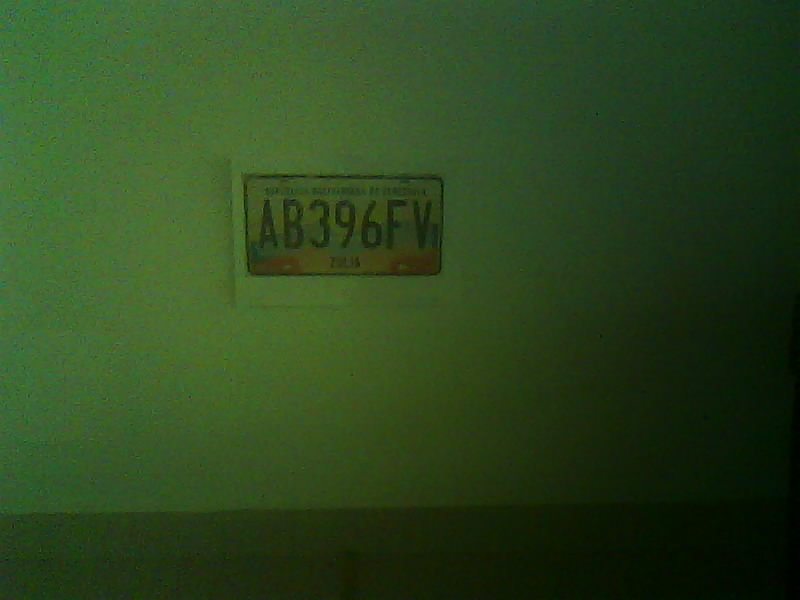
#> input picture dj_estacionamiento/media/vigilancia/picture3.jpg, 800 x 600 px, found by its file name
$ python t1.py
#> lines starting #> are read from the running program, lines starting #| are printed output that depends on the picture; after the words box and inside, x2 and y2 are one past the last pixel; in counts of white or black regions, pixels touching at a corner belong together
'''
Test Open cv
'''
import cv2
import pytesseract


imagen = cv2.imread("/Users/hernanr/myCode/Robotica/EstacionamientoESP32/dj_estacionamiento/media/vigilancia/picture3.jpg")  # leer imagenro
#> imagen is the input picture: shape (600, 800, 3); mean B, G, R 30.6, 69.7, 44.4
# Redimensionar la imagen para acelerar el procesamiento
imagen = cv2.resize(imagen, (600, 400), fx=0.5, fy=0.5)
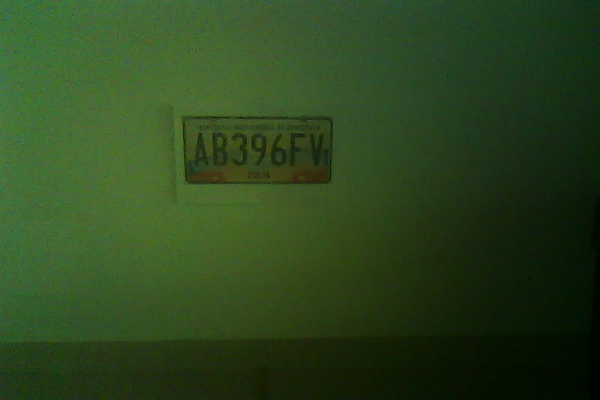
#> imagen: shape (400, 600, 3); mean B, G, R 30.5, 69.6, 44.4
gris = cv2.cvtColor(imagen, cv2.COLOR_BGR2GRAY)  # covertia a escala de grises
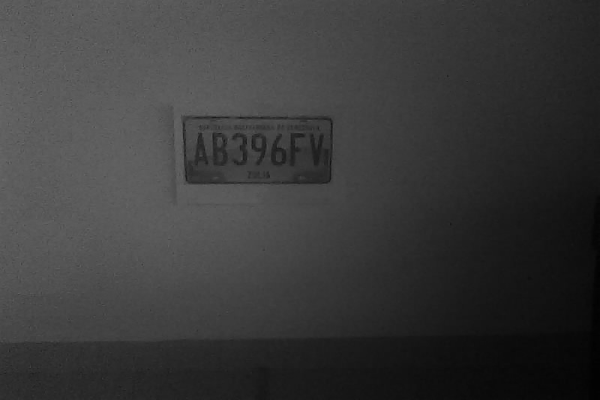
#> gris: shape (400, 600); min 2, max 107, mean 57.6
filtro = cv2.blur(
    gris, (2, 2), True
)  # disminuir ruido escala de grises con menos brillo
# cv2.imshow("filtro", filtro)
borde = cv2.Canny(
    filtro, 10, 40
)  # 10,40 detectar las lineas de bordes, umbral 150-200 (picture6(100-200))
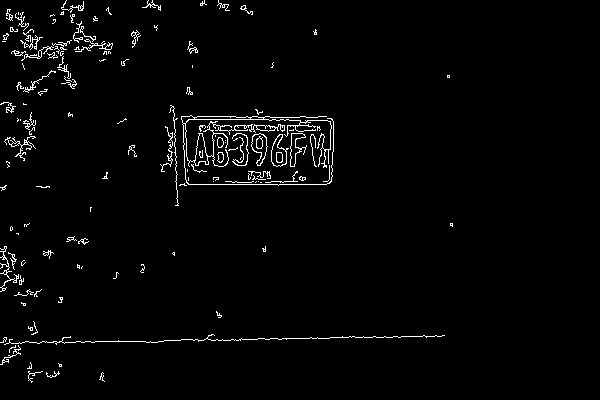
#> borde: shape (400, 600); 2.3% white in thin lines or dots, all inside (x1, y1, x2, y2) = (0, 0, 453, 383)
# cv2.imshow("bordes", borde)
dilat = cv2.dilate(
    borde, (1, 1), iterations=1
)  # dilatacion de las lineas de bordes es igual a mas gruesas
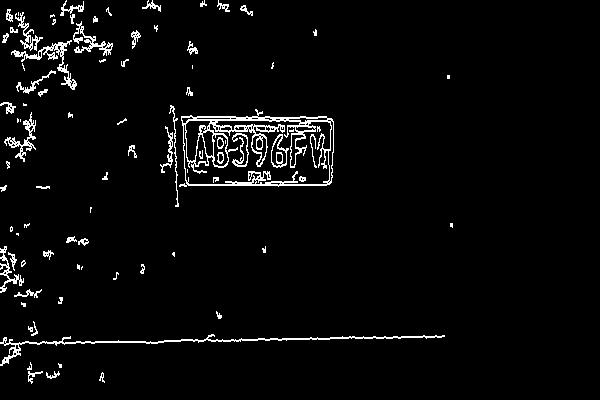
#> dilat: shape (400, 600); 3.7% white in thin lines or dots, all inside (x1, y1, x2, y2) = (0, 0, 453, 384)
# cv2.imshow("dilatacion", dilat)
contorno, _ = cv2.findContours(
    dilat, cv2.RETR_LIST, cv2.CHAIN_APPROX_SIMPLE
)  # (dilat, cv2.RETR_LIST, cv2.CHAIN_APPROX_SIMPLE) encontrar todos los contornos
#> contorno = 276 contours, 220 with area under 20; largest, box (x1, y1, x2, y2) and area: (179, 109, 334, 187) 10194, (183, 120, 332, 185) 6216, (0, 334, 445, 366) 604, (185, 120, 211, 162) 524, (212, 134, 229, 167) 406
# cv2.drawContours(imagen,contorno,-1,(255,0,0),2)
for c in contorno:  # verificar cada contorno
    area = cv2.contourArea(c)  # determinar area de cada contorno
    x, y, w, h = cv2.boundingRect(
        c
    )  # es obtienen los puntos del contorno para delimitando rectangulo
    epsilon = 0.06 * cv2.arcLength(c, True)
    aprox = cv2.approxPolyDP(
        c, epsilon, True
    )  # almacena el numero de vertices del contorno
    if (
        len(aprox) == 4 and area > 1000
    ):  # condicion de 4 vertices y area de placa mayor a 10000
        print("area=", area)
        ratio = float(w) / h  # ancho entre largo de la placa
        if ratio > 1.8:
            x, y, w, h = cv2.boundingRect(aprox)
            plac = imagen[y : y + h, x : x + w]
            cv2.imshow("recort a color", plac)
            pla = gris[
                y + 10 : y + h - 10, x + 10 : x + w - 5
            ]  # recorte de imagen de la placa en escala de grises
            cv2.imshow("recort", pla)
            height, width = pla.shape
            section_width = width // 7
            sections = []
            lectur = f""
            for i in range(7):
                start_x = i * section_width
                end_x = (i + 1) * section_width
                section = pla[:, start_x:end_x]
                sections.append(section)
#> (the run stopped early here; a loop or call above may not have finished)
